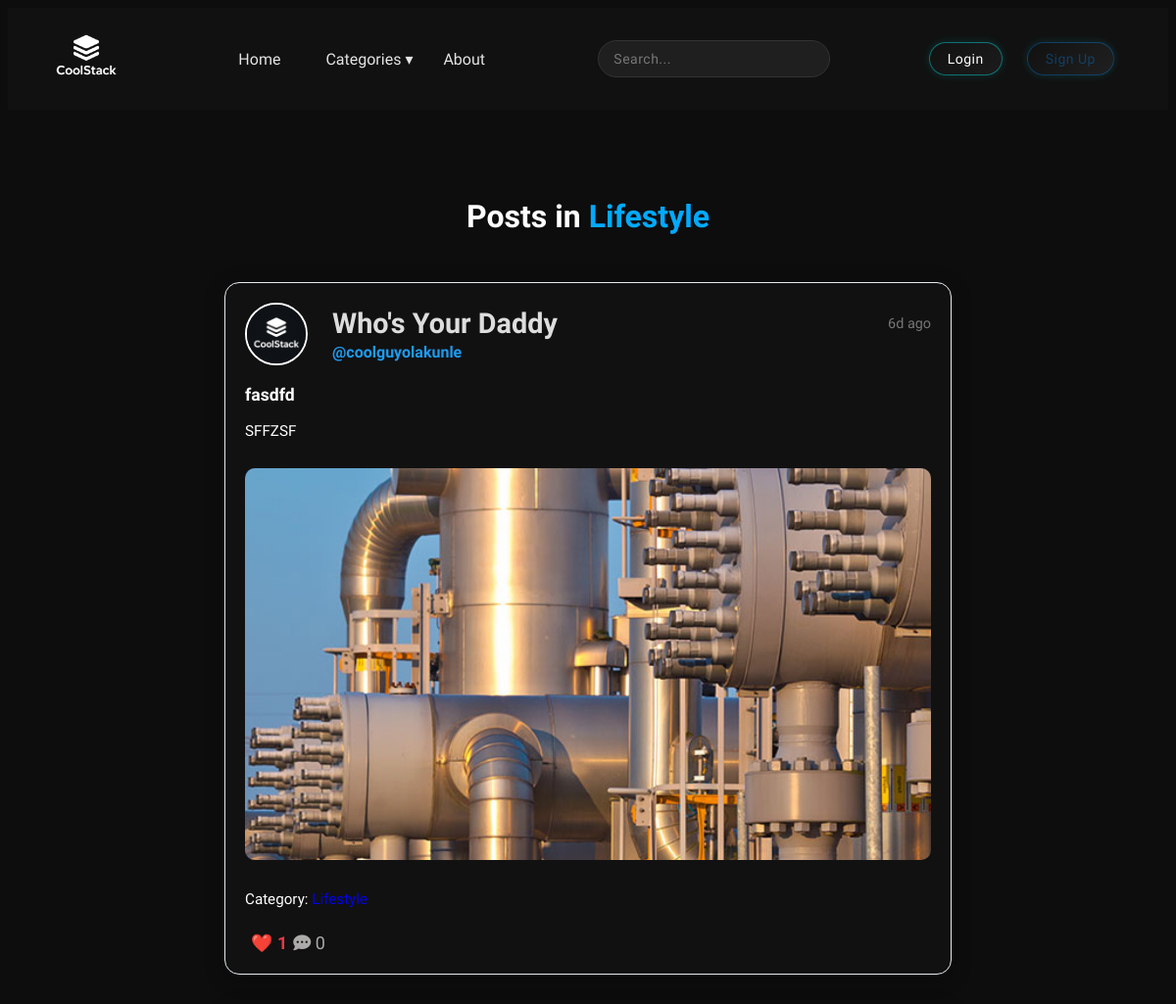
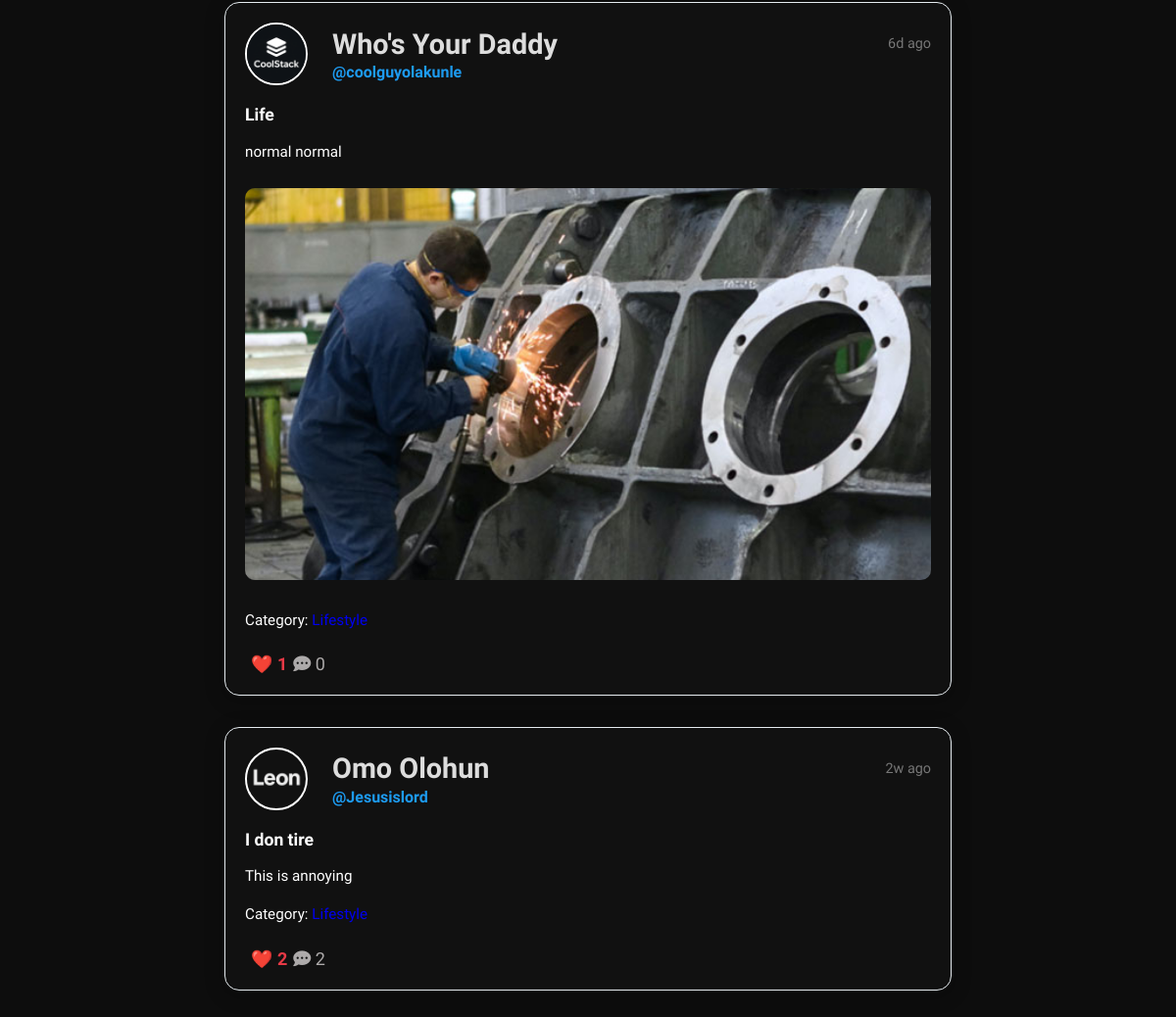
Page /category/Lifestyle on the committed database (2 pictures, top to bottom).
### app/models.py (models this page shows)
class Post(db.Model):
    id = db.Column(db.Integer, primary_key=True)
    title = db.Column(db.String(200), nullable=False)
    content = db.Column(db.Text, nullable=False)
    image = db.Column(db.String(200), nullable=True)
    video = db.Column(db.String(120))
    category = db.Column(db.String(100), nullable=True)
    date_posted = db.Column(db.DateTime, default=datetime.utcnow)
    user_id = db.Column(db.Integer, db.ForeignKey('user.id'), nullable=False)
    likes = db.relationship('Like', backref='post', lazy=True)
    comments = db.relationship('Comment', backref='post', lazy=True, cascade="all, delete-orphan")

class User(db.Model, UserMixin):
    id = db.Column(db.Integer, primary_key=True)
    fullname = db.Column(db.String(100), nullable=True)
    username = db.Column(db.String(100), unique=True, nullable=False)
    email = db.Column(db.String(150), unique=True, nullable=False)
    dob = db.Column(db.Date)
    gender = db.Column(db.String)
    phone_number = db.Column(db.String(20))
    password = db.Column(db.String(200), nullable=False)
    profile_pic = db.Column(db.String(200), default='default.png')
    cover_photo = db.Column(db.String(200), default='default_cover.jpg')
    bio = db.Column(db.Text, default="")
    posts = db.relationship('Post', backref='author', lazy=True)
    likes = db.relationship('Like', backref='user', lazy=True)
    comments = db.relationship('Comment', backref='comment_author', lazy=True)

### app/routes.py (the view)
@bp.route('/category/<string:category_name>')
def category_posts(category_name):
    posts = Post.query.filter_by(category=category_name).order_by(Post.date_posted.desc()).all()
    return render_template('category_posts.html', posts=posts, category_name=category_name)

### app/templates/category_posts.html (shortened to what this page needs)
{% extends "base.html" %}
{% block content %}
<div class="category-page">
  <h2 class="category-title">Posts in <span>{{ category_name }}</span></h2>
  {% if posts %}
  {% for post in posts %}
    <div class="post">
        <div class="post-header">
            <img src="{{ url_for('static', filename='uploads/profile_pics/' ~ post.author.profile_pic) }}" class="avatar">
            <div class="author-info">
                <div class="full-date">
                    <h1 class="fullname">{{ post.author.fullname }}</h1>
                    <span class="full date" data-time="{{ post.date_posted.isoformat() }}"></span>
                </div>
                <a href="{{ url_for('main.view_profile', username=post.author.username) }}" class="username">@{{ post.author.username }}</a>
            </div>
        </div>
        <a href="{{ url_for('main.view_post', post_id=post.id) }}" class="post-link">
            <h3>{{ post.title }}</h3>
            <p>{{ post.content[:200] }}{% if post.content|length > 200 %}...{% endif %}</p>
            {% if post.image %}
            <img src="{{ url_for('static', filename='uploads/post_images/' ~ post.image) }}" class="post-image">
            {% endif %}
        </a>
        <p class="post-category">
            Category:
            <a href="{{ url_for('main.category_posts', category_name=post.category) }}">
            </a>
        </p>
        <div class="post-footer">
            <div class="post-like-comment">
                <button class="like-btn" data-post-id="{{ post.id }}">
                    ❤️ <span id="like-count-{{ post.id }}">{{ post.likes|length }}</span>
                </button>
                <a href="#" class="comment-btn" data-post-id="{{ post.id }}"><i class="fas fa-comment-dots"></i>
                {{ post.comments|length }}</a>
            </div>
        </div>
    </div>
  {% endfor %}
  {% else %}
  <p>No posts found in this category yet.</p>
  {% endif %}
</div>
{% endblock %}

### app/static/style.css (style rules this page uses)
:root { --bg: #0d0d0d; --card: #181818; --text: #e6e6e6; --accent: #1d9bf0; --gray: #888; }
* { text-decoration: none; height: auto; font-family: "Questrial", sans-serif; }
body { font-family: "Questrial", sans-serif; background: var(--bg); color: white; }
.category-page { max-width: 900px; margin: 60px auto; padding: 0 20px; color: #ddd; font-family: 'Poppins', sans-serif; }
.category-title { text-align: center; font-size: 2rem; font-weight: 600; margin-bottom: 40px; color: #fff; }
.category-title span { color: #00aaff; }
.category-page .post { background: #111; border-radius: 15px; padding: 20px; margin-bottom: 30px; box-shadow: 0 4px 20px rgba(0, 0, 0, 0.3); transition: transform 0.3s ease; }
.category-page .post img.post-image { width: 100%; border-radius: 10px; margin-top: 10px; }
.post { max-width: 700px; margin: 2rem auto; padding: 0 1rem; }
h2 { font-weight: 700; font-size: 1.5rem; margin-bottom: 1rem; padding-bottom: 0.5rem; }
.post { border: 1px solid #e6ecf0; border-radius: 12px; padding: 1rem 1.2rem; margin-bottom: 1.5rem; box-shadow: 0 2px 6px rgba(0, 0, 0, 0.05); transition: transform 0.2s ease; }
.post-header { display: flex; align-items: center; gap: 10px; margin-bottom: 0.8rem; }
.author-info { display: flex; flex-direction: column; flex: 1; }
.full-date { display: flex; justify-content: space-between; align-items: center; width: 100%; }
.full { font-size: 0.9rem; color: #777; white-space: nowrap; }
.fullname { font-size: 1rem; font-weight: 600; margin: 0; line-height: 1.2; }
.username { font-size: 0.9rem; color: #888; text-decoration: none; margin-top: 2px; }
.post-header .avatar { width: 45px; height: 45px; border-radius: 50%; object-fit: cover; margin-right: 0.8rem; border: 2px solid #e6ecf0; }
.post-header .username { font-weight: 600; color: #1d9bf0; text-decoration: none; font-size: 1rem; }
.post-footer { display: flex; justify-content: space-between; align-items: center; margin-top: 0.6rem; font-size: 0.9rem; color: #555; }
.post-like-comment { display: flex; align-items: center; margin-top: 0.6rem; font-size: 0.9rem; color: #555; }
.like-btn { border: none; background: none; cursor: pointer; font-size: 18px; }
.post h3 { font-size: 1.1rem; font-weight: 700; margin: 0.5rem 0; }
.post p { line-height: 1.6; font-size: 0.95rem; color: white; margin-bottom: 0.7rem; }
.post-image { width: 100%; border-radius: 12px; margin: 0.6rem 0; object-fit: cover; max-height: 400px; }
.post-footer { display: flex; justify-content: space-between; align-items: center; font-size: 0.9rem; color: #536471; }
.date { position: relative; cursor: default; margin-left: 50px; }
.comment-btn { background: none; border: none; color: #adaaaa; cursor: pointer; font-size: 18px; transition: color 0.3s; }
.post-header { display: flex; align-items: center; margin-bottom: 20px; }
.post-header .avatar { width: 60px; height: 60px; border-radius: 50%; object-fit: cover; margin-right: 15px; border: 2px solid white; }
.author-info h1 { margin: 0; font-size: 1.8rem; }
.author-info .username { font-size: 1rem; text-decoration: none; }
.post-link h3 { color: white; margin-bottom: 8px; }
.post-link p { color: white; line-height: 1.6; margin-bottom: 15px; }
.like-btn { text-decoration: none; color: #e63946; font-weight: bold; transition: color 0.2s ease; }

### rows in the picture
Post: profile_pic (picture), author.fullname "Who's Your Daddy", author.username "coolguyolakunle", title "fasdfd", content "SFFZSF", image (picture), likes|length "1", comments|length "0"
Post: profile_pic (picture), author.fullname "Who's Your Daddy", author.username "coolguyolakunle", title "Life", content "normal normal", image (picture), likes|length "1", comments|length "0"
Post: profile_pic (picture), author.fullname "Omo Olohun", author.username "Jesusislord", title "I don tire", content "This is annoying", likes|length "2", comments|length "2"

### other values in the picture
{{ category_name }} "Lifestyle"
